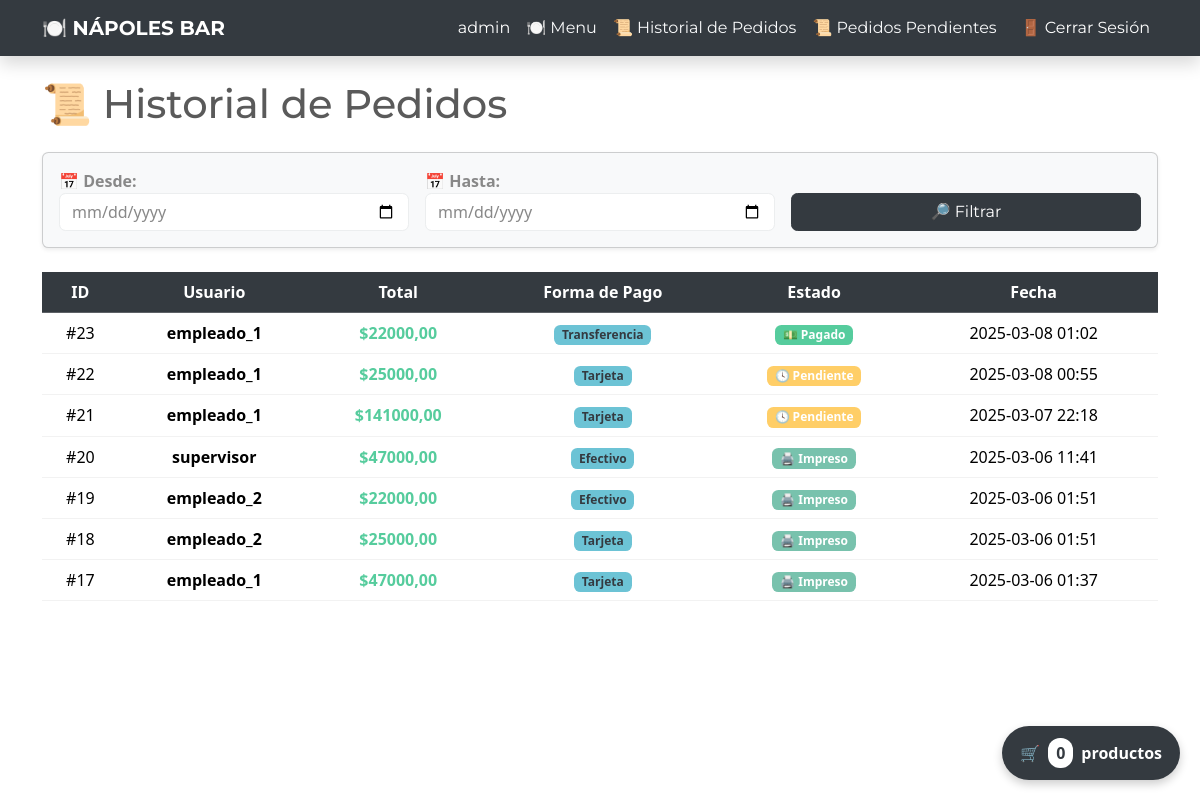
The page /orders/history/ (signed in) on the database its author committed.
### inventory/models.py (models this page shows, shortened)
class Order(models.Model):
    user = models.ForeignKey(User, on_delete=models.CASCADE)
    total = models.DecimalField(max_digits=10, decimal_places=2)
    status = models.CharField(
        max_length=20,
        choices=[("Pendiente", "Pendiente"), ("Pagado", "Pagado"), ("Impreso", "Impreso")],
        default="Pendiente"
    )
    payment_method = models.CharField(
        max_length=50,
        choices=[("Efectivo", "Efectivo"), ("Tarjeta", "Tarjeta"), ("Transferencia", "Transferencia")],
        default="Efectivo"
    )
    created_at = models.DateTimeField(auto_now_add=True)
    items = models.ManyToManyField(InventoryItem, through="OrderItem")

### inventory/views.py (the view)
# urls.py: path('orders/history/', OrderHistoryView.as_view(), name='order-history'),
class OrderHistoryView(LoginRequiredMixin, View):
    def get(self, request):
        orders = Order.objects.all().order_by("-created_at")  # 📌 Ordenados por fecha más reciente
        return render(request, "inventory/order_history.html", {"orders": orders})

### inventory/templates/inventory/order_history.html (shortened to what this page needs)
{% extends 'inventory/base.html' %}
{% block content %}
<h1 class="mb-4">📜 Historial de Pedidos</h1>
<div class="card bg-light p-3 shadow-sm mb-4">
    <div class="row g-3">
        <div class="col-md-4">
            <label class="fw-bold">📅 Desde:</label>
            <input type="date" id="start-date" class="form-control">
        </div>
        <div class="col-md-4">
            <label class="fw-bold">📅 Hasta:</label>
            <input type="date" id="end-date" class="form-control">
        </div>
        <div class="col-md-4 d-flex align-items-end">
            <button class="btn btn-dark w-100" onclick="filterOrders()">🔎 Filtrar</button>
        </div>
    </div>
</div>
{% if orders %}
<table class="table table-hover text-center align-middle" id="orders-table">
    <thead class="table-dark text-white">
        <tr>
            <th>ID</th>
            <th>Usuario</th>
            <th>Total</th>
            <th>Forma de Pago</th>
            <th>Estado</th>
            <th>Fecha</th>
        </tr>
    </thead>
    <tbody>
        {% for order in orders %}
        <tr data-date="{{ order.created_at|date:'Y-m-d' }}">
            <td>#{{ order.id }}</td>
            <td><strong>{{ order.user.username }}</strong></td>
            <td class="text-success fw-bold">${{ order.total }}</td>
            <td>
                <span class="badge bg-info text-dark">{{ order.payment_method }}</span>
            </td>
            <td>
                {% if order.status == "Pendiente" %}
                    <span class="badge bg-warning">🕓 Pendiente</span>
                {% elif order.status == "Pagado" %}
                    <span class="badge bg-success">💵 Pagado</span>
                {% elif order.status == "Impreso" %}
                    <span class="badge bg-primary">🖨️ Impreso</span>
                {% endif %}
            </td>
            <td>{{ order.created_at|date:"Y-m-d H:i" }}</td>
        </tr>
        {% endfor %}
    </tbody>
</table>
{% else %}
<p class="alert alert-warning">⚠️ No hay pedidos registrados.</p>
{% endif %}
{% endblock %}

### inventory/templates/inventory/navigation.html (shortened to what this page needs)
<nav class="navbar navbar-expand-lg navbar-dark bg-dark shadow">
    <div class="container">
        <a class="navbar-brand fw-bold" href="{% url 'index' %}">🍽️ NÁPOLES BAR</a>
        <div class="collapse navbar-collapse justify-content-end" id="navbarNav">
            <ul class="navbar-nav">
                {% if user.is_authenticated %}
                    <li class="nav-item">
                        <a class="nav-link text-white" href="#">{{ user.username }}</a>
                    </li>
                    <li class="nav-item">
                        <a class="nav-link btn btn-sm btn-outline-light btn-light" href="{% url 'dashboard' %}"> 🍽️ Menu</a>
                    </li>
					<li class="nav-item">
                        <a class="nav-link btn btn-sm btn-outline-light btn-light" href="{% url 'order-history' %}">📜 Historial de Pedidos</a>
                    </li>
                    <li class="nav-item">
                        <a class="nav-link btn btn-sm btn-outline-light btn-light" href="{% url 'pending-orders' %}">📜 Pedidos Pendientes</a>
                    </li>
                    <li class="nav-item">
                        <a class="nav-link btn btn-sm btn-danger ms-2" href="{% url 'logout' %}">🚪 Cerrar Sesión</a>
                    </li>
                {% endif %}
            </ul>
        </div>
    </div>
</nav>

### rows shown on the page
Order: id "23", user.username "empleado_1", total "22000,00", payment_method "Transferencia", status "💵 Pagado", created_at "2025-03-08 01:02"
Order: id "22", user.username "empleado_1", total "25000,00", payment_method "Tarjeta", status "🕓 Pendiente", created_at "2025-03-08 00:55"
Order: id "21", user.username "empleado_1", total "141000,00", payment_method "Tarjeta", status "🕓 Pendiente", created_at "2025-03-07 22:18"
Order: id "20", user.username "supervisor", total "47000,00", payment_method "Efectivo", status "🖨️ Impreso", created_at "2025-03-06 11:41"
Order: id "19", user.username "empleado_2", total "22000,00", payment_method "Efectivo", status "🖨️ Impreso", created_at "2025-03-06 01:51"
Order: id "18", user.username "empleado_2", total "25000,00", payment_method "Tarjeta", status "🖨️ Impreso", created_at "2025-03-06 01:51"
Order: id "17", user.username "empleado_1", total "47000,00", payment_method "Tarjeta", status "🖨️ Impreso", created_at "2025-03-06 01:37"

### other values the page prints
{{ user.username }} "admin"
